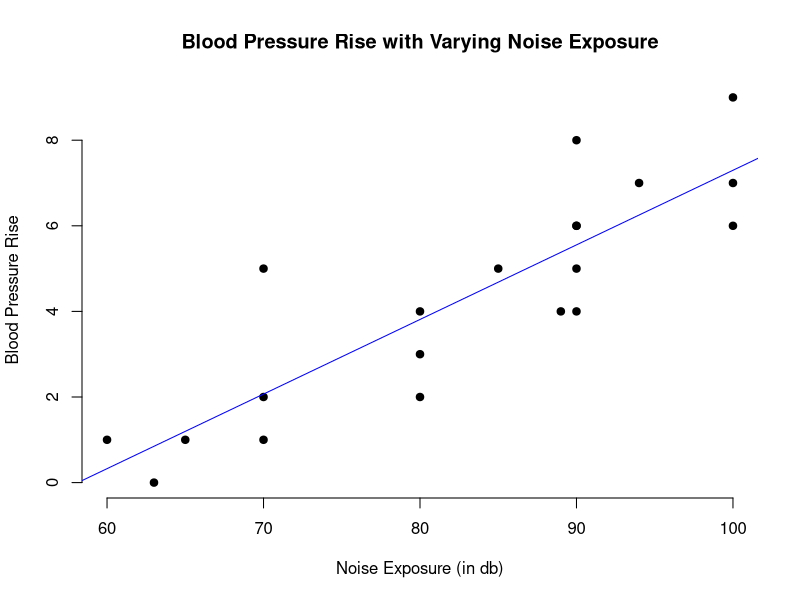

R code for this plot:
## ---- chunk 1
BP_data = read.csv("bp2.csv")

# Add regression line
plot(BP_data$ne,BP_data$bpr, main = "Blood Pressure Rise with Varying Noise Exposure",
     xlab = "Noise Exposure (in db)", ylab = "Blood Pressure Rise",
     pch = 19, frame = FALSE)
abline(lm(BP_data$bpr ~ BP_data$ne, data = BP_data), col = "blue")
## ---- chunk 2
linearMod <- lm(BP_data$bpr ~ BP_data$ne, data=BP_data)
summary(linearMod)
## ---- chunk 3
optic_data = read.csv("optic.csv")

model <- lm(range ~ bright + contrast, data = optic_data)
summary(model)
